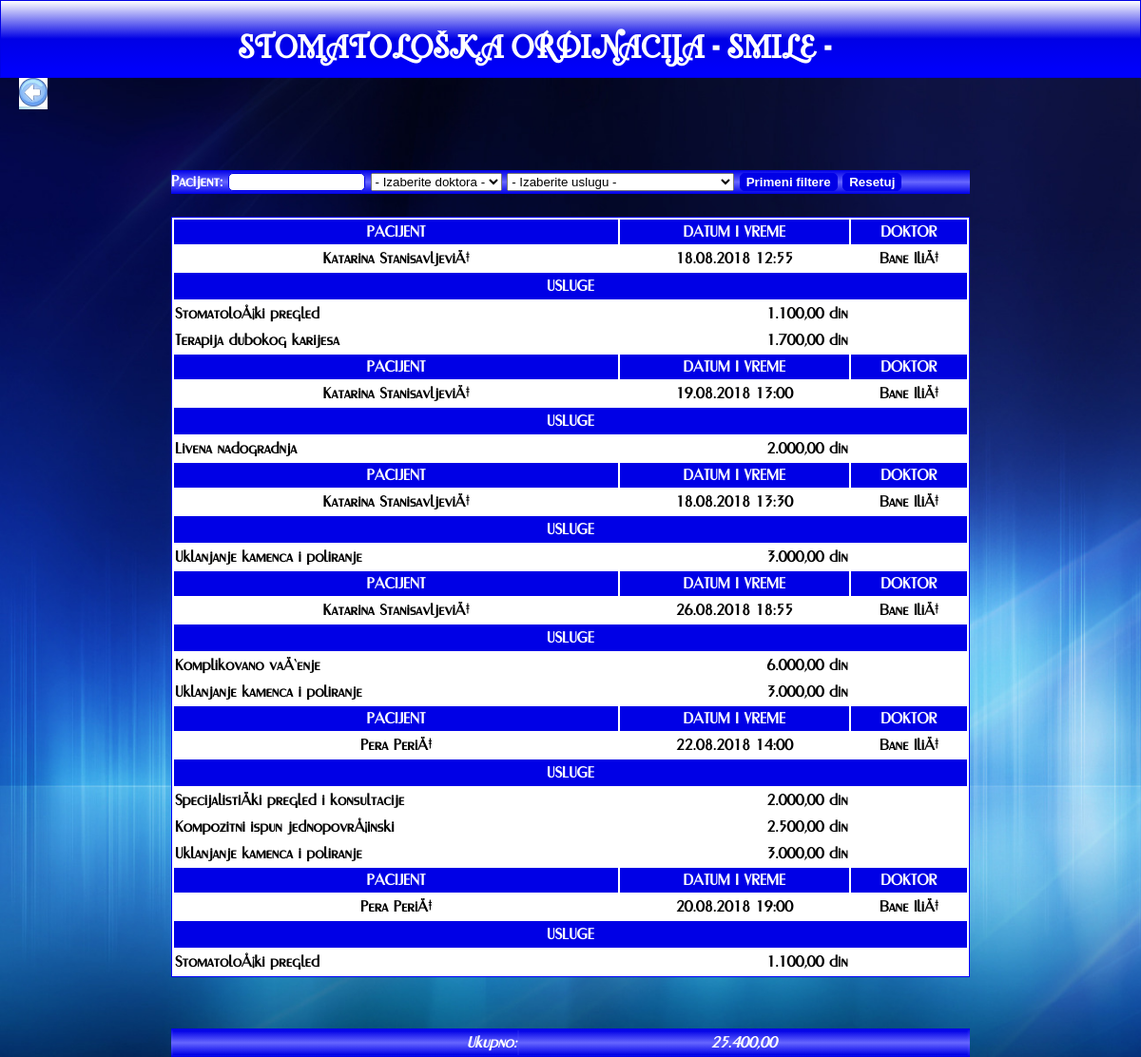
The app's page /zubarska_ordinacija/izvestaji/pregled_zarade.php (signed in) with its own data.
### tables this page shows
CREATE TABLE `zakazivanje_usluge` (
  `id_zakazivanje` int(10) UNSIGNED NOT NULL,
  `id_usluga` int(10) UNSIGNED NOT NULL
);

CREATE TABLE `korisnik` (
  `id` int(10) UNSIGNED NOT NULL,
  `ime_prezime` varchar(40) NOT NULL,
  `id_adresa` int(10) UNSIGNED NOT NULL,
  `br_tel` varchar(15) NOT NULL,
  `username` varchar(40) NOT NULL,
  `password` varchar(255) NOT NULL,
  `id_vrsta_kor` int(10) UNSIGNED NOT NULL
);

CREATE TABLE `zakazivanje` (
  `id` int(10) UNSIGNED NOT NULL,
  `id_korisnik` int(10) UNSIGNED NOT NULL,
  `vreme_start` datetime NOT NULL,
  `vreme_kraj` datetime NOT NULL,
  `doktor` varchar(40) NOT NULL
);

CREATE TABLE `usluga` (
  `id` int(10) UNSIGNED NOT NULL,
  `naziv` varchar(50) NOT NULL,
  `cena` int(11) NOT NULL COMMENT 'cena usluge',
  `vreme` int(11) NOT NULL COMMENT 'vreme trajanja usluge u minutima',
  `id_vrsta_usluge` int(10) UNSIGNED NOT NULL
);

### zubarska_ordinacija/izvestaji/pregled_zarade.php (the view, shortened to what this page needs)
<?php
include_once "../inc/header.php";
require '../inc/konekcija.php';
?>
<a href="../pocetna.php" class="nazad"><img src="../img/back.jpg" width=30 height=30> </a>
	</header>
		<main>
	<?php
				$doktor = "<option value='-1'> - Izaberite doktora - </option>";
			$sqlQuery = "SELECT K.*, V.naziv as vrsta, V.id as id
						FROM korisnik K
						LEFT JOIN vrsta_korisnika V ON K.id_vrsta_kor=V.id
						WHERE id_vrsta_kor=2";
			$res = mysqli_query($conn, $sqlQuery);
			while($row = mysqli_fetch_assoc($res)){
				$doktor .= "<option value=${row['id']}> ${row['ime_prezime']} </option>";
			}
				$usluga = "<option value='-1'> - Izaberite uslugu - </option>";
			$sqlQuery = "SELECT * FROM usluga";
			$res = mysqli_query($conn, $sqlQuery);
			while($row = mysqli_fetch_assoc($res)){
				$usluga .= "<option value=${row['id']}> ${row['naziv']} </option>";
			}
	?>
		<div class="filter">
			<form action="" name="filtriranje" >
				Pacijent: <input type="text" size="15" name="fltIme" value=<?php echo (isset($_REQUEST['fltIme']))?$_REQUEST['fltIme']:"";?>>
				<select name="fltDr" id="fltDr"><?=$doktor?></select>
				<select name="fltUsl" id="fltUsl"><?=$usluga?></select>
				<input type="submit" name="filtriraj" value="Primeni filtere">
				<input type="submit" name="reset" value="Resetuj">
			</form>
		</div>
		<br>
			<table class="zakazivanje" align="center">
	<?php
			$sqlUslovi = " 1=1 ";
			$sqlQuery = "SELECT P.*,Z.*,U.*,U.naziv as usluga, K.*,V.*
						FROM zakazivanje_usluge P
						LEFT JOIN zakazivanje Z ON P.id_zakazivanje=Z.id
						LEFT JOIN usluga U ON P.id_usluga=U.id
						LEFT JOIN korisnik K ON Z.id_korisnik=K.id
						LEFT JOIN vrsta_korisnika V ON K.id_vrsta_kor=V.id
						WHERE $sqlUslovi";
			$res = mysqli_query($conn, $sqlQuery);
			$pomocna = 0;
			$zarada=0;
			while($row = mysqli_fetch_assoc($res)){
			if(strtotime(date('Y-m-d H:i')) > strtotime($row['vreme_start'])){
			    $doktor = "";
				$sqlQuery = "SELECT K.*,K.id_vrsta_kor, V.naziv as vrsta
				FROM korisnik K
				LEFT JOIN vrsta_korisnika V ON K.id_vrsta_kor=V.id
				WHERE K.id_vrsta_kor = 2";
				$resDr = mysqli_query($conn, $sqlQuery);
				while($rowDr = mysqli_fetch_assoc($resDr)){
					if($row['doktor'] == $rowDr['id'])
						$doktor .= $rowDr['ime_prezime'];
				}
				if($pomocna != $row['id_zakazivanje']){
	?>
					<tr class="vrsta" >
						<td>PACIJENT</td>
						<td>DATUM I VREME</td>
						<td>DOKTOR</td>
					</tr>
					<tr align="center">
						<td><?=$row['ime_prezime']?></td>
						<td><?=date('d.m.Y H:i',strtotime($row['vreme_start']))?></td>
						<td><?=$doktor?></td>
					</tr>
					<tr>
						<td class="vrsta" colspan="4" >USLUGE</td>
					</tr>
	<?php
			}
	?>
					<tr>
						<td align="left"  ><?=$row['usluga']?></td>
						<td align="right"><?=number_format($row['cena'], 2, ",", ".")?> din</td>
					</tr>
	<?php
					$zarada +=$row['cena'];
					$pomocna = $row['id_zakazivanje'];
				}
			}
			?>
		</table>
			<br>
		<table class="filterZ">
			<tr align="center">
				<td colspan="4" align="right" ><i>Ukupno:</i></td>
				<td ><i><?=number_format($zarada, 2, ",", ".")?></i></td>
			</tr>
		</table>
		</main>
	</body>
	</html>

### zubarska_ordinacija/css/style.css (style rules this page uses)
body { font-family: FirstFont; font-size: 16px; line-height: 1.5; padding: 0; margin: 0; background-image: url(../img/background.jpg); background-size:cover; min-height:500px; }
a:link, a:visited { background: linear-gradient(to left,white ,lightblue ); color: red; font-weight:bold; text-decoration:none; }
.filter, .filterZ { height:25px; background: linear-gradient(to top,#0000e6, #6666ff, #0000e6 ); text-align:left; margin:auto; width:70%; font-weight:bold; margin-top:60px; color:white; }
.filterZ { margin-top:30px; text-align:center; }
.filterZ tr { background: linear-gradient(to top,#0000e6, #6666ff, #0000e6 ); }
.nazad { margin-left:20px; }
th,tr { background: white; }
.filter input[type="submit"] { border-radius:5px; color:white; font-weight:900; background:#0000e6; }
.filter input { border-radius:5px; font-weight:900; border:1px solid #0000e6; }
.zakazivanje,.izvestaj { border:1px solid blue; margin:auto; background: white; width:70%; font-weight:bold; }
.vrsta { border:1px solid #0000e6; height:10px; background: #0000e6 ; text-align:center; color:white; }

### records on screen
zakazivanje_usluge: korisnik.ime_prezime "Katarina StanisavljeviÄ‡", id_zakazivanje.vreme_start "18.08.2018 12:55", doktor "Bane IliÄ‡", id_usluga.naziv "StomatoloÅ¡ki pregled", id_usluga.cena "1.100,00"
zakazivanje_usluge: id_usluga.naziv "Terapija dubokog karijesa", id_usluga.cena "1.700,00"
zakazivanje_usluge: korisnik.ime_prezime "Katarina StanisavljeviÄ‡", id_zakazivanje.vreme_start "19.08.2018 13:00", doktor "Bane IliÄ‡", id_usluga.naziv "Livena nadogradnja", id_usluga.cena "2.000,00"
zakazivanje_usluge: korisnik.ime_prezime "Katarina StanisavljeviÄ‡", id_zakazivanje.vreme_start "18.08.2018 13:30", doktor "Bane IliÄ‡", id_usluga.naziv "Uklanjanje kamenca i poliranje", id_usluga.cena "3.000,00"
zakazivanje_usluge: korisnik.ime_prezime "Katarina StanisavljeviÄ‡", id_zakazivanje.vreme_start "26.08.2018 18:55", doktor "Bane IliÄ‡", id_usluga.naziv "Komplikovano vaÄ‘enje", id_usluga.cena "6.000,00"
zakazivanje_usluge: id_usluga.naziv "Uklanjanje kamenca i poliranje", id_usluga.cena "3.000,00"
zakazivanje_usluge: korisnik.ime_prezime "Pera PeriÄ‡", id_zakazivanje.vreme_start "22.08.2018 14:00", doktor "Bane IliÄ‡", id_usluga.naziv "SpecijalistiÄki pregled i konsultacije", id_usluga.cena "2.000,00"
zakazivanje_usluge: id_usluga.naziv "Kompozitni ispun jednopovrÅ¡inski", id_usluga.cena "2.500,00"
zakazivanje_usluge: id_usluga.naziv "Uklanjanje kamenca i poliranje", id_usluga.cena "3.000,00"
zakazivanje_usluge: korisnik.ime_prezime "Pera PeriÄ‡", id_zakazivanje.vreme_start "20.08.2018 19:00", doktor "Bane IliÄ‡", id_usluga.naziv "StomatoloÅ¡ki pregled", id_usluga.cena "1.100,00"

### other values on screen
$zarada "25.400,00"
